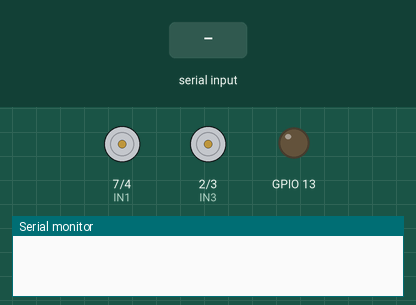
This sketch was run on a simulated ESP32-S3. On the bench: motor-driver pin pairs drawn as motors (green arrow = first pin HIGH = forward, orange = second pin HIGH = backward, longer = more drive, scaled by the enable pin), output pins drawn as LEDs (lit = HIGH), the last lines printed to the serial monitor. Inputs (shaded band) come from the test bench.

Above: at 1.2 s.
1.3 s: "A\n" received over Serial
At 2.0 s:
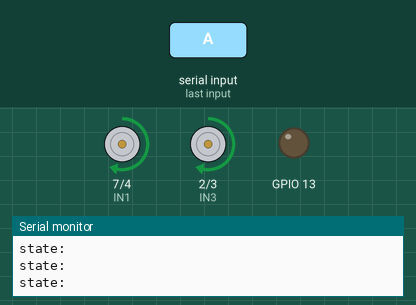
2.8 s: "D\n" received over Serial
At 3.5 s:
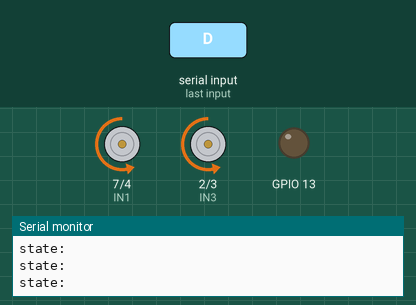
4.3 s: "B\n" received over Serial
At 4.7 s:
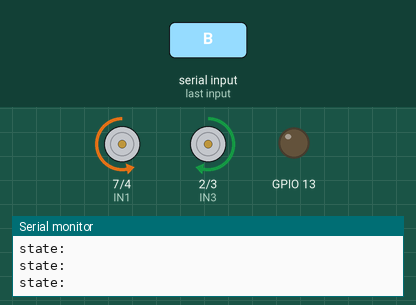
5.8 s: "AB\n" received over Serial
At 6.5 s:
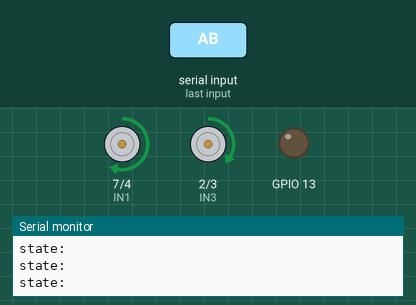
7.3 s: "AC\n" received over Serial
At 8.5 s:
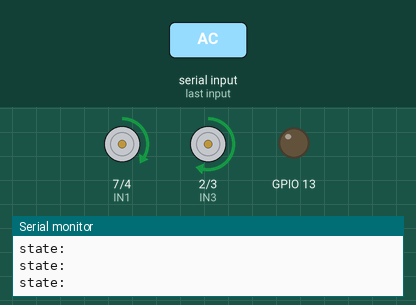
8.8 s: "S\n" received over Serial
At 10.0 s:
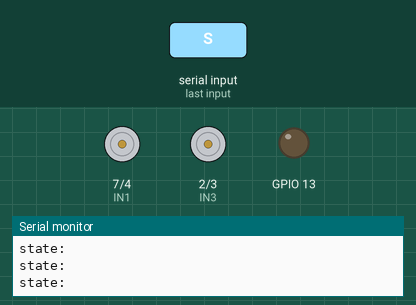
Timing chart, 0 to 11.3 s (numbered marks = the images above; inputs shaded):
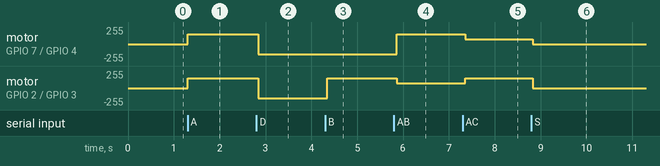

Measured:
- after the input at 1.3 s, motor on GPIO 7 (IN1) / GPIO 4 (IN2), motor on GPIO 2 (IN3) / GPIO 3 (IN4): stopped → forward 150/255 at once
- after the input at 2.8 s, motor on GPIO 7 (IN1) / GPIO 4 (IN2), motor on GPIO 2 (IN3) / GPIO 3 (IN4): forward 150/255 → backward 150/255 at once
- after the input at 4.3 s, motor on GPIO 2 (IN3) / GPIO 3 (IN4): backward 150/255 → forward 150/255 at once
- after the input at 5.8 s, motor on GPIO 7 (IN1) / GPIO 4 (IN2): backward 150/255 → forward 150/255 after 0.06 s; motor on GPIO 2 (IN3) / GPIO 3 (IN4): forward 150/255 → forward 75/255 after 0.06 s
- after the input at 7.3 s, motor on GPIO 7 (IN1) / GPIO 4 (IN2): forward 150/255 → forward 75/255 after 0.06 s; motor on GPIO 2 (IN3) / GPIO 3 (IN4): forward 75/255 → forward 150/255 after 0.06 s
- after the input at 8.8 s, motor on GPIO 7 (IN1) / GPIO 4 (IN2): forward 75/255 → stopped at once; motor on GPIO 2 (IN3) / GPIO 3 (IN4): forward 150/255 → stopped at once

The sketch:

main.ino
```cpp
/*###################### DEFINICIONES #################################*/

/*###### HC-SR04 ######*/
#include <NewPing.h>

#define MAX_SENSORES    1 // Numero de sensores
#define PING_INTERVAL 33
unsigned long pingTimer[MAX_SENSORES];
unsigned int cm[MAX_SENSORES];
uint8_t currentSensor = 0;

NewPing sonar[MAX_SENSORES] = {   //Array
  NewPing(11, 12, 100) //Trigger, Echo, Distancia maxima.
};

/*###### Bluetooth ######*/
char aux = 0;
String state = "";
boolean newline = false;
int fast = 150;
int mode = 0;
/*###### Motores ######*/

// Motor A
const int ENA = 6; // Pin PWM
const int IN1 = 7;
const int IN2 = 4;

// Motor B
const int ENB = 5; // Pin PWM
const int IN3 = 2;
const int IN4 = 3;

/*######################## SETUP ###############################*/

void setup() {
  pinMode(13, OUTPUT);
  pinMode(ENA, OUTPUT);
  pinMode(ENB, OUTPUT);
  pinMode(IN1, OUTPUT);
  pinMode(IN2, OUTPUT);
  pinMode(IN3, OUTPUT);
  pinMode(IN4, OUTPUT);
  //digitalWrite(ledPin, LOW);
  Serial.begin(9600); // Default communication rate of the Bluetooth module

  /*###### HC-SR04 ######*/
  pingTimer[0] = millis() + 75;
  for (uint8_t i = 1; i < MAX_SENSORES; i++)
    pingTimer[i] = pingTimer[i - 1] + PING_INTERVAL;

}

/*######################### LOOP ##############################*/

void loop() { /*main*/

  /*=== BLUETOOTH RECIEVE SERIAL DATA ===*/
  state = "";
  while (Serial.available() > 0) { // Checks whether data is comming from the serial port
    aux = Serial.read(); // Reads the data from the serial port
    Serial.println("Aux: ");
    Serial.print(aux);
    /*=== BLUETOOTH MODE CONTROL ===*/
    if (aux == 'X') {
      mode = 0;
      Serial.println ( "BLUETOOTH" );
    }
    else if (aux == 'Y') {
      Serial.println ( "YYYYYYYYYYY" );
      mode = 1;
    }
    else if (aux == 'S') {
      mode = 2;
    }

    if (aux == '\r') {
      continue;
    }
    else if (aux == '\n') {
      newline = true;
      break;
    }
    else {
      state = state + aux;
    }

  }

  Serial.print(state);
  if (newline) {
    Serial.println("state: ");
    Serial.print(state);
  }


  if (mode == 1) {
    /*###### HC-SR04 ######*/
    //Serial.println("MODO ULTRASONIDOS ACTIVADO...");

    for (uint8_t i = 0; i < MAX_SENSORES; i++)
    {
      if (millis() >= pingTimer[i])
      {
        pingTimer[i] += PING_INTERVAL * MAX_SENSORES;
        if (i == 0 && currentSensor == MAX_SENSORES - 1) oneSensorCycle();
        sonar[currentSensor].timer_stop();
        currentSensor = i;
        cm[currentSensor] = 0;
        sonar[currentSensor].ping_timer(echoCheck);
      }
    }
  }

  if (mode == 2) {
    /*###### STOP ######*/
    //Serial.println("MODO STOP...");
    staphPlz();
  }

  if (mode == 0) { //bluetooth mode
    /*=== BLUETOOTH SWITCH CASE ===*/
    //Serial.println("MODO BLUETOOTH ACTIVADO...");

    if (state == "A") {
      Serial.println("ALANTE");
      forward();
    } else if (state == "B") {
      Serial.println("IZQUIERDA");
      turnLeft();
    } else if (state == "C") {
      Serial.println("DERECHA");
      turnRight();
    } else if (state == "D") {
      Serial.println("ATRAS");
      goback();
    } else if (state == "AB" || state == "BA") {
      Serial.println("ALANTE-IZQUIERDA");
      forwardLeft();
    } else if (state == "AC" || state == "CA") {
      Serial.println("ALANTE-DERECHA");
      forwardRight();
    } else if (state == "DB" || state == "BD") {
      Serial.println("ATRAS-IZQUIERDA");
      gobackLeft();
    } else if (state == "DC" || state == "CD") {
      Serial.println("ATRAS-DERECHA");
      gobackRight();
    }
  }

}//end loop

/*######################## FUNCTIONS ###############################*/

/*###### HC-SR04 ######*/
void echoCheck()
{
  if (sonar[currentSensor].check_timer())
    cm[currentSensor] = sonar[currentSensor].ping_result / US_ROUNDTRIP_CM;
}
//Resultado sensores
void oneSensorCycle() {
  for (uint8_t i = 0; i < MAX_SENSORES; i++)
  {
    Serial.print(i);
    Serial.print("=");
    Serial.print(cm[i]);
    Serial.print("cm ");
    if(cm[i] <= 10 && cm[i] > 0)
    {
      goback();
      Serial.println("TECLADOOOOO!!");
    }
    if(cm[i] == 0) forward();
  }
  Serial.println();
}

/*##### orders #######*/
void forward() {
  goA();
  goB();
}

void forwardLeft() {
  goA();
  goHalfB();
}

void forwardRight() {
  goHalfA();
  goB();
}

void goback() {
  backA();
  backB();
}

void gobackLeft() {
  backA();
  backHalfB();
}

void gobackRight() {
  backHalfA();
  backB();
}

void turnLeft() {
  goB();
}

void turnRight() {
  goA();
}

void staphPlz() {
  stopA();
  stopB();
}


/*##### basic functions #####*/

void goA() {
  digitalWrite(IN1, HIGH);
  digitalWrite(IN2, LOW);
  analogWrite(ENA, fast);
}

void goHalfA() {
  digitalWrite(IN1, HIGH);
  digitalWrite(IN2, LOW);
  analogWrite(ENA, fast / 2);
}

void goB() {
  digitalWrite(IN3, HIGH);
  digitalWrite(IN4, LOW);
  analogWrite(ENB, fast);
}

void goHalfB() {
  digitalWrite(IN3, HIGH);
  digitalWrite(IN4, LOW);
  analogWrite(ENB, fast / 2);
}

void backA() {

  digitalWrite(IN1, LOW);
  digitalWrite(IN2, HIGH);
  analogWrite(ENA, fast);
}

void backHalfA() {
  digitalWrite(IN1, LOW);
  digitalWrite(IN2, HIGH);
  analogWrite(ENA, fast / 2);
}

void backB() {
  digitalWrite(IN3, LOW);
  digitalWrite(IN4, HIGH);
  analogWrite(ENB, fast);
}

void backHalfB() {
  digitalWrite(IN3, LOW);
  digitalWrite(IN4, HIGH);
  analogWrite(ENB, fast / 2);
}

void stopA() {
  analogWrite(ENA, LOW);// Motor A desactivado
}

void stopB() {
  analogWrite(ENB, LOW);// Motor B desactivado
}
```
